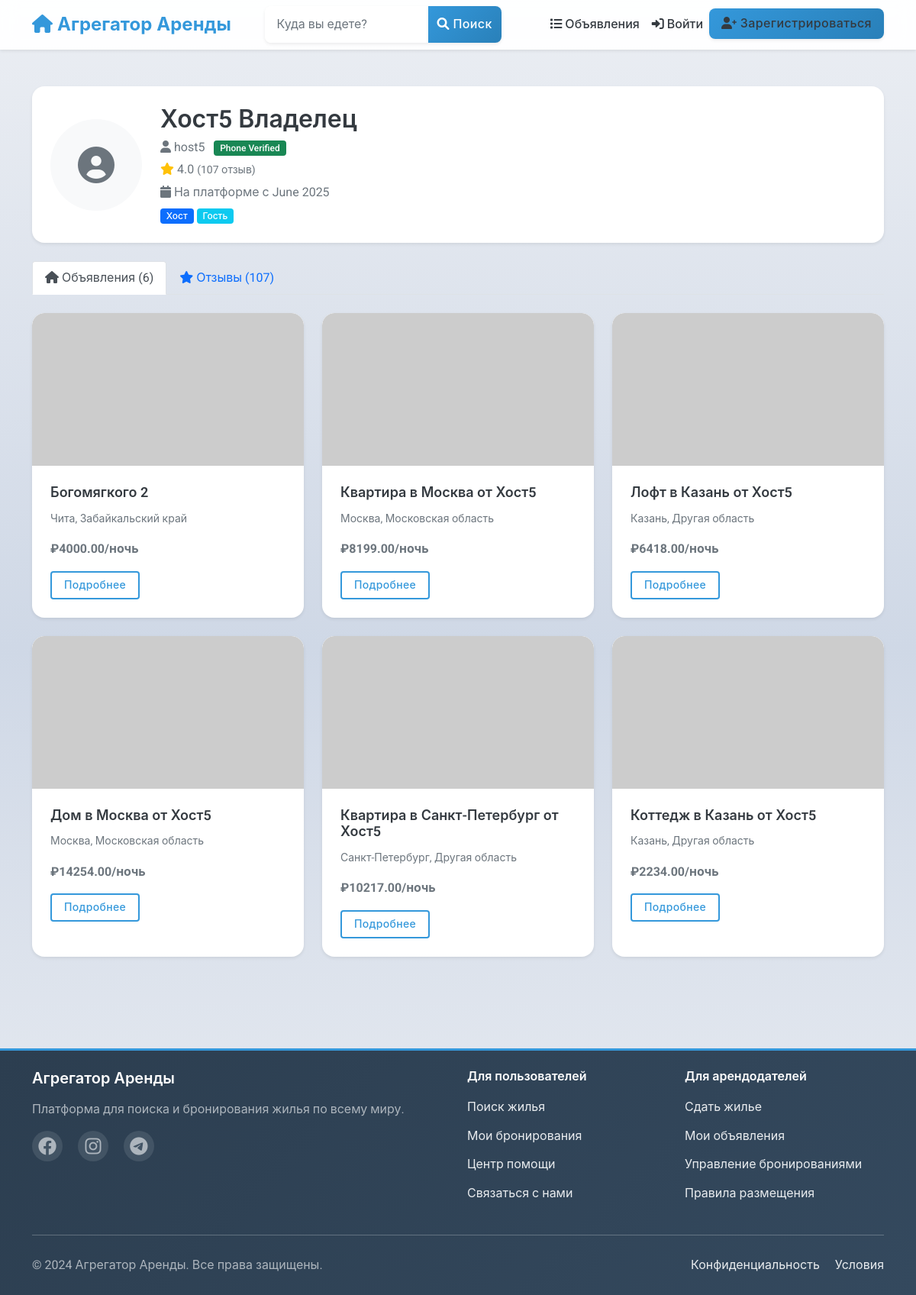
/users/profile/9/, run on the app's committed database.
### users/models.py (models this page shows, shortened)
class User(AbstractUser):
    phone_number = models.CharField(_("Phone number"), max_length=20, blank=True)
    profile_picture = models.ImageField(_("Profile picture"), upload_to='profile_pictures/', blank=True, null=True)
    bio = models.TextField(_("Bio"), blank=True)
    is_phone_verified = models.BooleanField(_("Phone verified"), default=False)
    is_id_verified = models.BooleanField(_("ID verified"), default=False)
    is_host = models.BooleanField(_("Is host"), default=False)
    is_guest = models.BooleanField(_("Is guest"), default=True)
    ROLE_CHOICES = [
        ('user', _('Regular User')),
        ('host', _('Host')),
        ('moderator', _('Moderator')),
        ('admin', _('Administrator')),
    ]
    role = models.CharField(_("Role"), max_length=20, choices=ROLE_CHOICES, default='user')
    email_notifications = models.BooleanField(_("Email notifications"), default=True)
    sms_notifications = models.BooleanField(_("SMS notifications"), default=False)
    date_joined = models.DateTimeField(_("Date joined"), auto_now_add=True)
    last_updated = models.DateTimeField(_("Last updated"), auto_now=True)
    class Meta:
        verbose_name = _("User")
        verbose_name_plural = _("Users")
    @property
    def verification_status(self):
        if self.is_id_verified:
            return "ID Verified"
        elif self.is_phone_verified:
            return "Phone Verified"
        return "Unverified"

### listings/models.py (models this page shows, shortened)
class Listing(models.Model):
    title = models.CharField(_("Title"), max_length=100)
    description = models.TextField(_("Description"))
    address = models.CharField(_("Address"), max_length=255)
    city = models.CharField(_("City"), max_length=100)
    state = models.CharField(_("State/Province"), max_length=100)
    country = models.CharField(_("Country"), max_length=100)
    zip_code = models.CharField(_("ZIP/Postal Code"), max_length=20)
    latitude = models.DecimalField(_("Latitude"), max_digits=10, decimal_places=7, null=True, blank=True)
    longitude = models.DecimalField(_("Longitude"), max_digits=10, decimal_places=7, null=True, blank=True)
    price_per_night = models.DecimalField(_("Price per night"), max_digits=10, decimal_places=2)
    cleaning_fee = models.DecimalField(_("Cleaning fee"), max_digits=10, decimal_places=2, default=0)
    service_fee = models.DecimalField(_("Service fee"), max_digits=10, decimal_places=2, default=0)
    bedrooms = models.PositiveSmallIntegerField(_("Bedrooms"))
    bathrooms = models.DecimalField(_("Bathrooms"), max_digits=3, decimal_places=1)
    accommodates = models.PositiveSmallIntegerField(_("Accommodates"))
    property_type = models.CharField(_("Property type"), max_length=50)
    image_urls = models.JSONField(_("Image URLs"), default=list, null=True, blank=True)
    verification_video = models.FileField(
        _("Verification Video"),
        upload_to='verification_videos/',
        null=True,
        blank=True,
        help_text=_("Video proof of property compliance (max 250MB, for moderation only)")
    )
    amenities = models.JSONField(_("Amenities"), default=list)
    house_rules = models.TextField(_("House rules"), blank=True)
    check_in_time = models.TimeField(_("Check-in time"), null=True, blank=True)
    check_out_time = models.TimeField(_("Check-out time"), null=True, blank=True)
    minimum_nights = models.PositiveSmallIntegerField(_("Minimum nights"), default=1)
    maximum_nights = models.PositiveSmallIntegerField(_("Maximum nights"), default=30)
    is_active = models.BooleanField(_("Is active"), default=True)
    is_approved = models.BooleanField(_("Is approved"), default=False)
    host = models.ForeignKey(
        settings.AUTH_USER_MODEL,
        on_delete=models.CASCADE,
        related_name='listings'
    )
    created_at = models.DateTimeField(_("Created at"), auto_now_add=True)
    updated_at = models.DateTimeField(_("Updated at"), auto_now=True)
    class Meta:
        verbose_name = _("Listing")
        verbose_name_plural = _("Listings")
        ordering = ['-created_at', '-id']
        ordering = ['-created_at']
    @property
    def main_image_url(self):
        main_image = self.images.filter(is_main=True).first()
        if main_image:
            return main_image.image.url
        first_image = self.images.first()
        if first_image:
            return first_image.image.url
        if self.image_urls and len(self.image_urls) > 0:
            return self.image_urls[0]
        return "https://via.placeholder.com/800x600.png?text=No+Image+Available"

### users/views.py (the view, shortened to what this page needs)
# urls.py: path('profile/<int:user_id>/', views.public_profile_view, name='public_profile'),
def public_profile_view(request, user_id):
    profile_user = get_object_or_404(User, id=user_id)
    user_listings = None
    if profile_user.is_host:
        from listings.models import Listing
        user_listings = Listing.objects.filter(
            host=profile_user,
            is_active=True,
            is_approved=True
        ).filter(
            Q(approval_record__status='approved') | Q(approval_record__isnull=True)
        )[:6]
    from listings.models import Review
    reviews_received_queryset = Review.objects.filter(listing__host=profile_user).select_related('reviewer', 'listing')
    reviews_given = Review.objects.filter(reviewer=profile_user).select_related('listing')[:10]
    avg_rating = reviews_received_queryset.aggregate(avg_rating=Avg('rating'))['avg_rating']
    total_reviews = reviews_received_queryset.count()
    can_leave_review = False
    reviews_received = reviews_received_queryset[:10]
    context = {
        'profile_user': profile_user,
        'user_listings': user_listings,
        'reviews_received': reviews_received,
        'reviews_given': reviews_given,
        'avg_rating': avg_rating,
        'total_reviews': total_reviews,
        'can_leave_review': can_leave_review,
    }
    return render(request, 'users/public_profile.html', context)

### users/templates/users/public_profile.html (shortened to what this page needs)
{% extends 'base.html' %}
{% load static %}
{% block content %}
<div class="container py-4">
    <div class="row mb-4">
        <div class="col-12">
            <div class="card shadow-sm">
                <div class="card-body p-4">
                    <div class="d-flex flex-column flex-md-row align-items-center">
                        <div class="me-md-4 mb-3 mb-md-0 text-center">
                            {% if profile_user.profile_picture %}
                                <img src="{{ profile_user.profile_picture.url }}" alt="{{ profile_user.username }}"
                                     class="rounded-circle" style="width: 120px; height: 120px; object-fit: cover;">
                            {% else %}
                                <div class="rounded-circle bg-light d-flex align-items-center justify-content-center"
                                     style="width: 120px; height: 120px;">
                                    <i class="fas fa-user-circle fa-3x text-secondary"></i>
                                </div>
                            {% endif %}
                        </div>
                        <div class="flex-grow-1 text-center text-md-start">
                            <div class="d-flex flex-column flex-md-row justify-content-between align-items-md-center">
                                <div>
                                    <h2 class="mb-1">{{ profile_user.get_full_name|default:profile_user.username }}</h2>
                                    <p class="text-muted mb-1">
                                        <i class="fas fa-user"></i> {{ profile_user.username }}
                                        {% if profile_user.verification_status != "Unverified" %}
                                            <span class="badge bg-success ms-2">{{ profile_user.verification_status }}</span>
                                        {% endif %}
                                    </p>
                                    {% if avg_rating %}
                                    <p class="text-muted mb-1">
                                        <i class="fas fa-star text-warning"></i> {{ avg_rating|floatformat:1 }}
                                        <small>({{ total_reviews }} отзыв{{ total_reviews|pluralize:",,ов" }})</small>
                                    </p>
                                    {% endif %}
                                    <p class="text-muted mb-0">
                                        <i class="fas fa-calendar"></i> На платформе с {{ profile_user.date_joined|date:"F Y" }}
                                    </p>
                                    {% if profile_user.is_host %}
                                    <span class="badge bg-primary mt-2">Хост</span>
                                    {% endif %}
                                    {% if profile_user.is_guest %}
                                    <span class="badge bg-info mt-2">Гость</span>
                                    {% endif %}
                                </div>
                            </div>
                        </div>
                    </div>
                </div>
            </div>
        </div>
    </div>
    <ul class="nav nav-tabs mb-4" id="profileTabs" role="tablist">
        {% if user_listings %}
        <li class="nav-item" role="presentation">
            <button class="nav-link active" id="listings-tab" data-bs-toggle="tab" data-bs-target="#listings"
                    type="button" role="tab" aria-controls="listings" aria-selected="true">
                <i class="fas fa-home"></i> Объявления ({{ user_listings.count }})
            </button>
        </li>
        {% endif %}
        <li class="nav-item" role="presentation">
            <button class="nav-link {% if not user_listings %}active{% endif %}" id="reviews-tab" data-bs-toggle="tab" data-bs-target="#reviews"
                    type="button" role="tab" aria-controls="reviews" aria-selected="{% if not user_listings %}true{% else %}false{% endif %}">
                <i class="fas fa-star"></i> Отзывы ({{ total_reviews }})
            </button>
        </li>
    </ul>
    <div class="tab-content" id="profileTabsContent">
        {% if user_listings %}
        <div class="tab-pane fade show active" id="listings" role="tabpanel" aria-labelledby="listings-tab">
            <div class="row">
                {% for listing in user_listings %}
                <div class="col-lg-4 col-md-6 mb-4">
                    <div class="card h-100 shadow-sm">
                        <img src="{{ listing.main_image_url }}" class="card-img-top" style="height: 200px; object-fit: cover;" alt="{{ listing.title }}">
                        <div class="card-body">
                            <h6 class="card-title">{{ listing.title|truncatechars:50 }}</h6>
                            <p class="card-text text-muted small">{{ listing.city }}, {{ listing.state }}</p>
                            <p class="card-text"><strong>₽{{ listing.price_per_night }}/ночь</strong></p>
                            <a href="{% url 'listings:listing_detail' listing.id %}" class="btn btn-sm btn-outline-primary">
                                Подробнее
                            </a>
                        </div>
                    </div>
                </div>
                {% endfor %}
            </div>
        </div>
        {% endif %}
    </div>
</div>
{% endblock %}

### templates/base.html (style rules this page uses)
:root { --primary-color: #3498db; --primary-dark: #2980b9; --primary-light: #85c1e9; --secondary-color: #e74c3c; --secondary-dark: #c0392b; --accent-color: #f39c12; --accent-dark: #e67e22; --light-gray: #f8f9fa; --medium-gray: #e9ecef; --dark-gray: #343a40; --success-color: #2ecc71; --warning-color: #f1c40f; --danger-color: #e74c3c; --info-color: #3498db; --text-color: #212529; --text-muted: #6c757d; --border-radius: 0.5rem; --border-radius-lg: 1rem; --border-radius-sm: 0.25rem; --box-shadow: 0 0.125rem 0.25rem rgba(0, 0, 0, 0.075); --box-shadow-lg: 0 0.5rem 1.5rem rgba(0, 0, 0, 0.15); --box-shadow-hover: 0 0.25rem 0.75rem rgba(0, 0, 0, 0.1); --transition: all 0.3s cubic-bezier(0.4, 0, 0.2, 1); --transition-fast: all 0.15s ease; --gradient-primary: linear-gradient( 135deg, var(--primary-color), var(--primary-dark) ); --gradient-accent: linear-gradient( 135deg, var(--accent-color), var(--accent-dark) ); }
* { box-sizing: border-box; }
body { font-family: "Roboto", -apple-system, BlinkMacSystemFont, "Segoe UI", Roboto, Oxygen, Ubuntu, Cantarell, "Open Sans", "Helvetica Neue", sans-serif; color: var(--text-color); line-height: 1.6; background: linear-gradient(to bottom, #ebeef3 0%, #cfd8e6 50%, #ebeef3 100%); min-height: 100vh; font-size: 16px; -webkit-font-smoothing: antialiased; -moz-osx-font-smoothing: grayscale; }
a { color: var(--primary-color); text-decoration: none; transition: var(--transition); position: relative; }
h1, h2, h3, h4, h5, h6 { font-weight: 600; margin-bottom: 1rem; color: var(--dark-gray); }
h2 { font-size: clamp(1.5rem, 3.5vw, 2rem); }
p { margin-bottom: 1rem; color: var(--text-color); }
.btn { border-radius: var(--border-radius); font-weight: 500; transition: var(--transition); position: relative; overflow: hidden; text-transform: none; letter-spacing: 0.025em; }
.btn::before { content: ""; position: absolute; top: 0; left: -100%; width: 100%; height: 100%; background: linear-gradient( 90deg, transparent, rgba(255, 255, 255, 0.2), transparent ); transition: left 0.5s; }
.btn-outline-primary { border: 2px solid var(--primary-color); color: var(--primary-color); background: transparent; transition: var(--transition); }
.btn-sm { padding: 0.375rem 1rem; font-size: 0.875rem; border-radius: var(--border-radius-sm); }
.card { border-radius: var(--border-radius-lg); box-shadow: var(--box-shadow); transition: var(--transition); border: none; background: white; overflow: hidden; position: relative; }
.card::before { content: ""; position: absolute; top: 0; left: 0; right: 0; height: 4px; background: var(--gradient-primary); transform: scaleX(0); transition: transform 0.3s ease; }
.card-img-top { border-top-left-radius: var(--border-radius-lg); border-top-right-radius: var(--border-radius-lg); height: 220px; object-fit: cover; transition: var(--transition); }
.card-body { padding: 1.5rem; position: relative; z-index: 1; }
.card-title { font-weight: 600; color: var(--dark-gray); margin-bottom: 0.75rem; font-size: 1.125rem; }
.card-text { color: var(--text-muted); line-height: 1.6; }
.badge { font-weight: 500; }
html, body { height: 100%; }
.wrapper { min-height: 100vh; display: flex; flex-direction: column; }

### users/templates/users/public_profile.html (style rules this page uses)
.tab-content > .tab-pane { display: none; }
.tab-content > .tab-pane.active { display: block; }
.nav-tabs .nav-link { cursor: pointer; }
.nav-tabs .nav-link.active { background-color: #fff; border-color: #dee2e6 #dee2e6 #fff; color: #495057; }

### data on the page
User: get_full_name "Хост5 Владелец", username "host5", verification_status "Phone Verified", date_joined "June 2025"
Listing: title "Богомягкого 2", city "Чита", state "Забайкальский край", price_per_night "4000.00"
Listing: title "Квартира в Москва от Хост5", city "Москва", state "Московская область", price_per_night "8199.00"
Listing: title "Лофт в Казань от Хост5", city "Казань", state "Другая область", price_per_night "6418.00"
Listing: title "Дом в Москва от Хост5", city "Москва", state "Московская область", price_per_night "14254.00"
Listing: title "Квартира в Санкт-Петербург от Хост5", city "Санкт-Петербург", state "Другая область", price_per_night "10217.00"
Listing: title "Коттедж в Казань от Хост5", city "Казань", state "Другая область", price_per_night "2234.00"

### other printed values
{{ avg_rating|floatformat:1 }} "4.0"
{{ total_reviews }} "107"
{{ user_listings.count }} "6"
